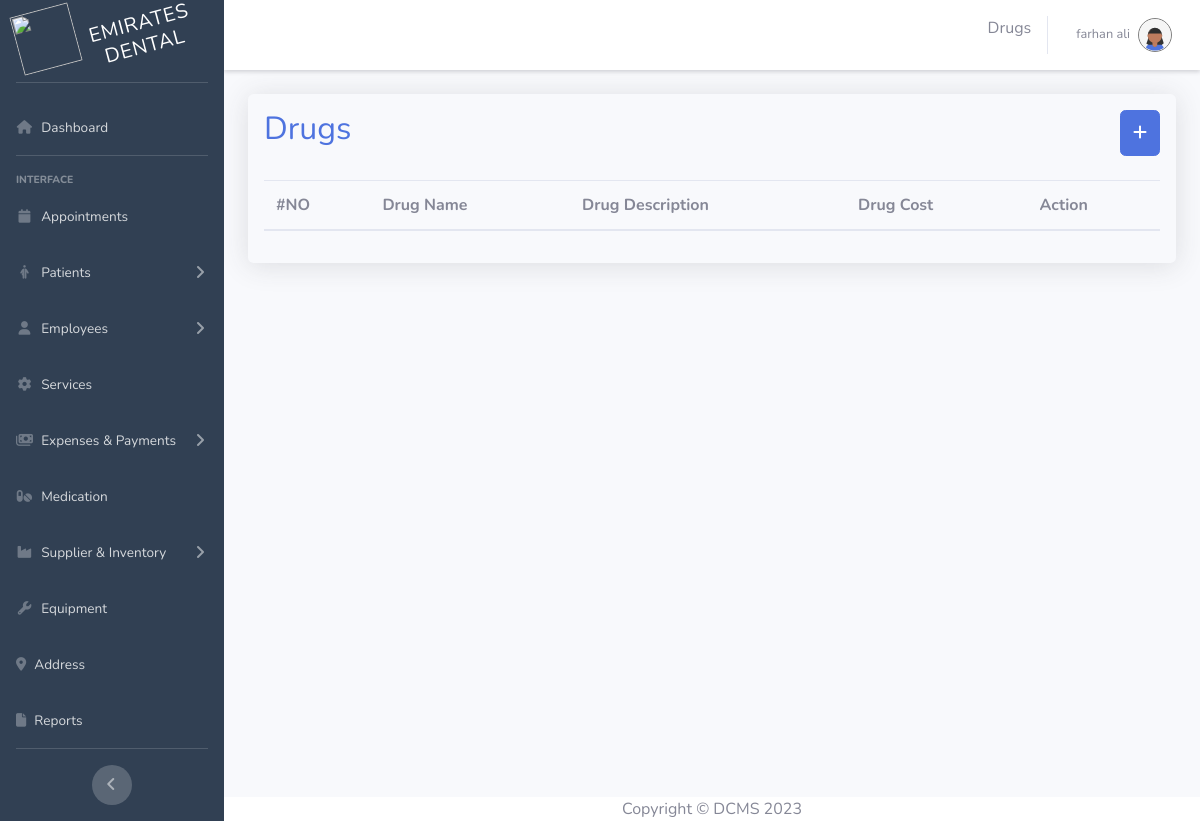
The app's page /index.php?page=drug (signed in), older data.
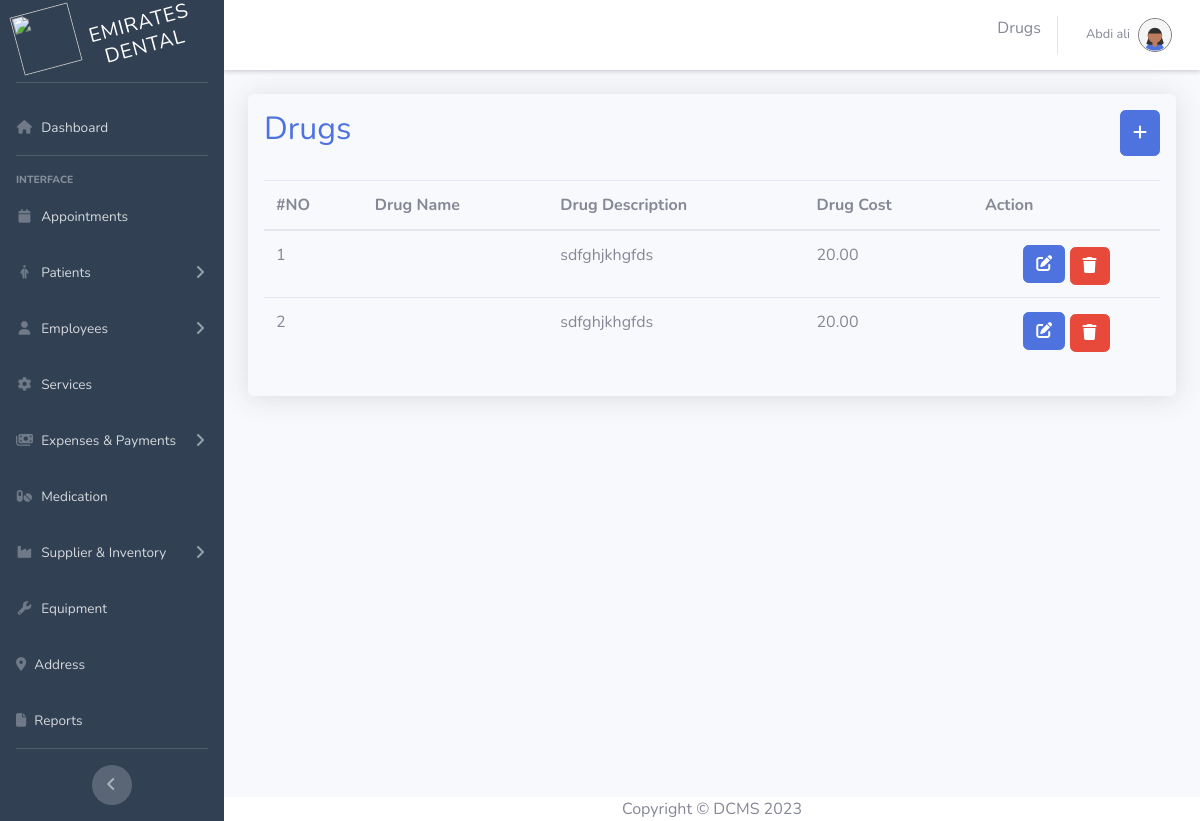
The same page, newer data.
### tables this page shows
CREATE TABLE `drugs` (
  `drug_id` int(11) NOT NULL,
  `drug_description` text DEFAULT NULL,
  `drug_cost` decimal(10,2) NOT NULL,
  `drug_quantity` int(11) NOT NULL,
  `drug_expiry_date` date DEFAULT NULL,
  `patient_id` int(11) DEFAULT NULL,
  `employee_id` int(11) DEFAULT NULL,
  `medication_id` int(11) DEFAULT NULL,
  `date_prescribed` date NOT NULL,
  `created_at` timestamp NOT NULL DEFAULT current_timestamp(),
  `updated_at` timestamp NOT NULL DEFAULT current_timestamp() ON UPDATE current_timestamp()
);

### index.php (called while the page is built, shortened)
<?php
$is404 = false;
$page = '';
if(isset($_GET['page']) && !empty($_GET['page'])){
    $page = $_GET['page'];
    $file = $titles[$page]["path"]."/$page.php";
}
elseif(!in_array($page, $titles)){
    $is404 = true;
}
else{
    header("Location: index.php?page=dashboard");
}
require_once('./includes/header.php');
require_once('./includes/sidebar.php');
require_once($is404 ? './includes/404.php' : $file );
require_once('./includes/footer.php');
?>

### app/drugs/drug.php (the view, shortened to what the changed rows need)
<?php
include_once('./app/database/conn.php')
?>
<div class="container-fluid ">
    <div class=" mt-1 p-3 shadow overflow-auto rounded">
        <div class='d-flex justify-content-between mb-4'>
            <h2 class="text-center text-primary">Drugs</h2>
        </div>
        <table class="table table-hover" id="dataTable">
            <thead>
                <tr>
                <th scope="col">#NO</th>
                    <th>Drug Name</th>
                    <th>Drug Description</th>
                    <th>Drug Cost</th>
                    <th> Action</th>
                </tr>
            </thead>
            <tbody>
                <?php
                $count=0;
                $result = mysqli_query($conn, "SELECT * FROM drugs");
                while ($row = mysqli_fetch_assoc($result)) {
                    $count++;
                    echo "<tr>";
                    echo "<td>" . $count . "</td>";
                    echo "<td>" . $row['drug_name'] . "</td>";
                    echo "<td>" . $row['drug_description'] . "</td>";
                    echo "<td>" . $row['drug_cost'] . "</>";
                    echo "<td class='text-center'>
                                    <button  class='btn btn-primary' onclick='editDrug(" . $row['drug_id'] . ")'> <i class='fa fa-edit'></i> </button>
                                    <a href='#' class='btn btn-danger ms-2 mt-1' onclick='deleteDrug(" . $row['drug_id'] . ")'> <i class='fa fa-trash'></i> </a>
                                  </td>";
                    echo "</tr>";
                }
                ?>
            </tbody>
        </table>
    </div>
</div>

### includes/sidebar.php (shortened to what the changed rows need)
<div id="content-wrapper" class="d-flex flex-column">
    <div id="content">
        <nav class="navbar navbar-expand navbar-light bg-white topbar mb-4 static-top shadow-sm">
            <ul class="navbar-nav ml-auto">
                <li class="nav-item dropdown no-arrow">
                    <a class="nav-link dropdown-toggle" href="#" id="userDropdown" role="button" data-toggle="dropdown" aria-haspopup="true" aria-expanded="false">
                        <span class="mr-2 d-none d-lg-inline text-gray-600 small"><?php echo $_SESSION["employee_name"];  ?></span>
                        <div class="rounded-circle " style="border: 1px solid grey;">
                            <img class="img-profile rounded-circle" alt="" src="<?php echo './app/img/employee/' . $_SESSION["profile"];  ?>">
                        </div>
                    </a>
                </li>
            </ul>
        </nav>

Row changes from the older to the newer data that the page shows:
added drugs: drug_description "sdfghjkhgfds", drug_cost "20.00"
added drugs: drug_description "sdfghjkhgfds", drug_cost "20.00"
Text that changed along with them:
$_SESSION["employee_name"]: "farhan ali" → "Abdi ali"
